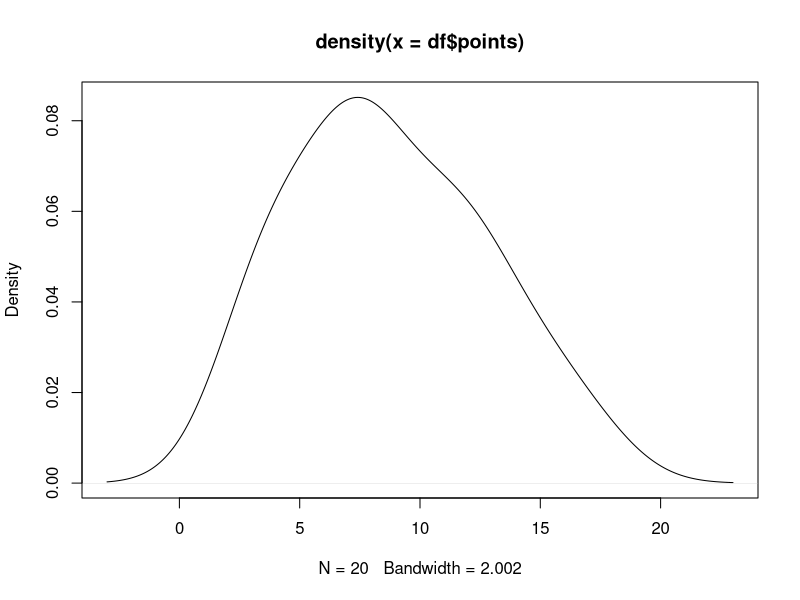
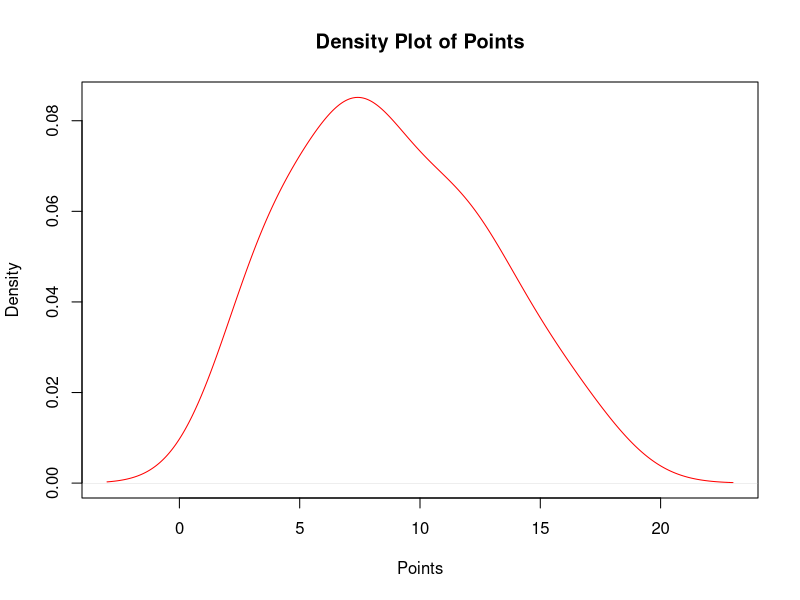
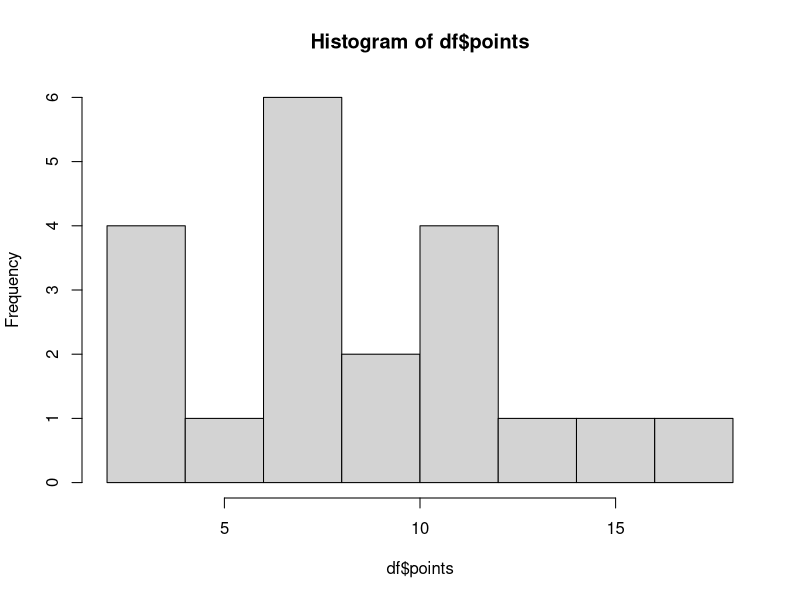
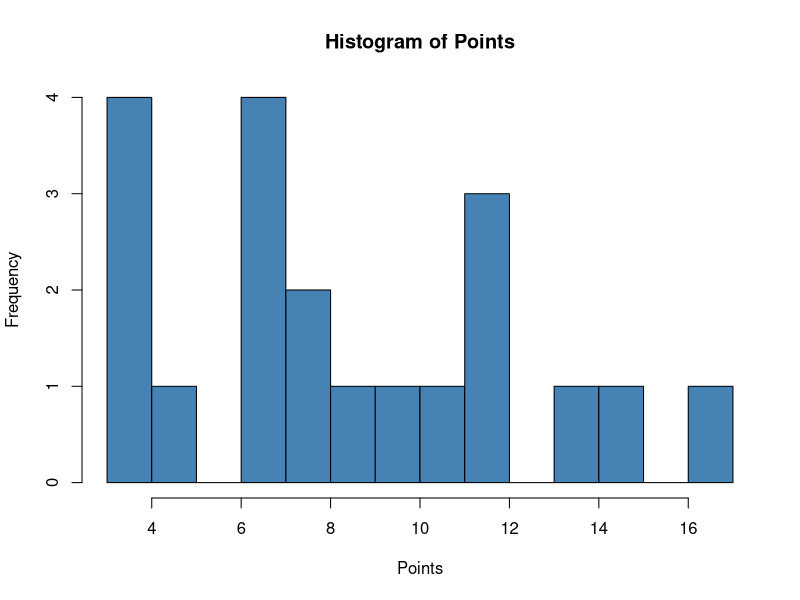

The R source for these figures, in order:
# create data frame
df = data.frame(team=rep(c('A', 'B'), each=10),
                points=c(3, 3, 4, 5, 4, 7, 7, 7, 10, 11, 8,
                         7, 8, 9, 12, 12, 12, 14, 15, 17))

# view data frame
df

# plot Distribution of values using Desity plot
# plot deistribution of values in points column
plot(density(df$points))

# plot distribution of values in  points column
plot(density(df$points), col="red", main = "Density Plot of Points", xlab = "Points")

# plot Distribution of values using Histogram
# plot distribution of valurs in points volumn using histogram
hist(df$points)

# plot distribution of values in points column using histogram
hist(df$points, main = "Histogram of Points", xlab = "Points", col = "steelblue", breaks = 12)
